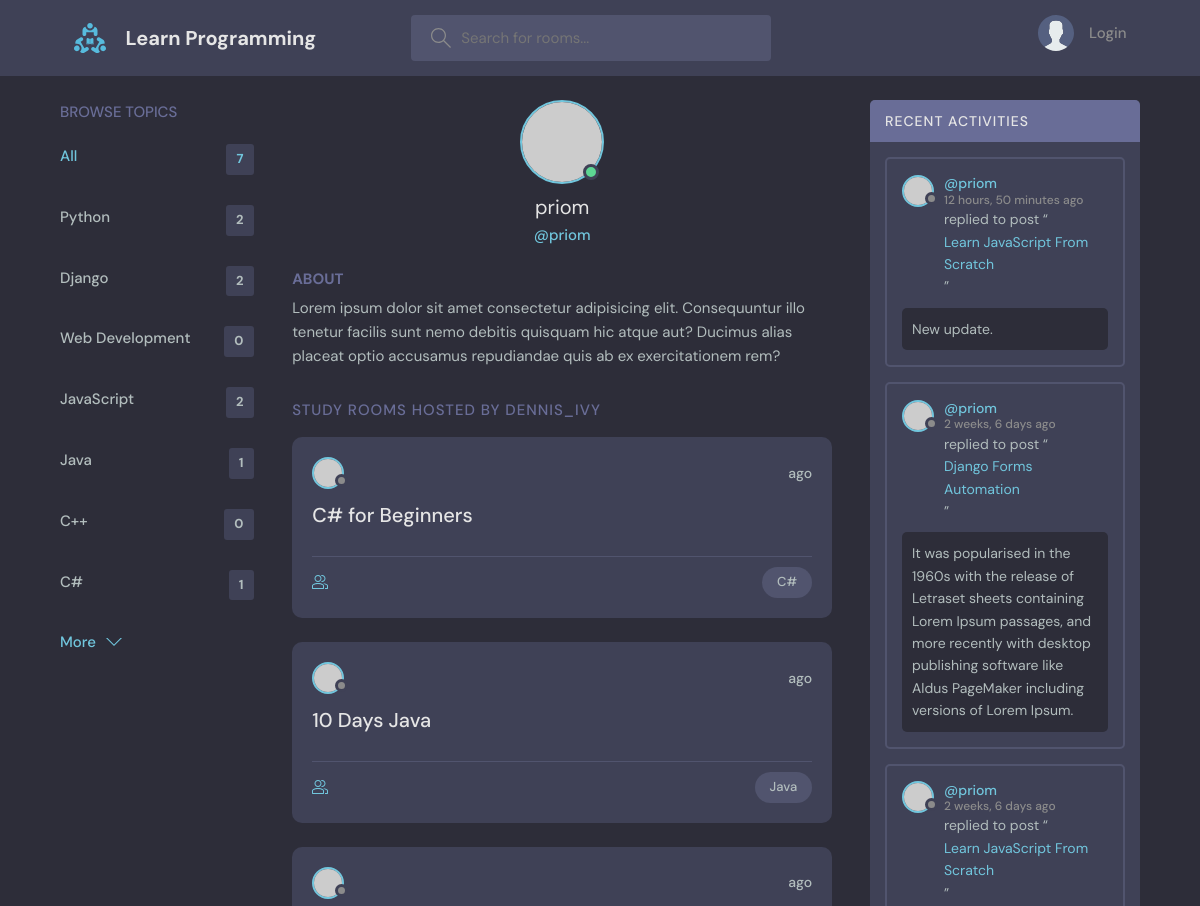
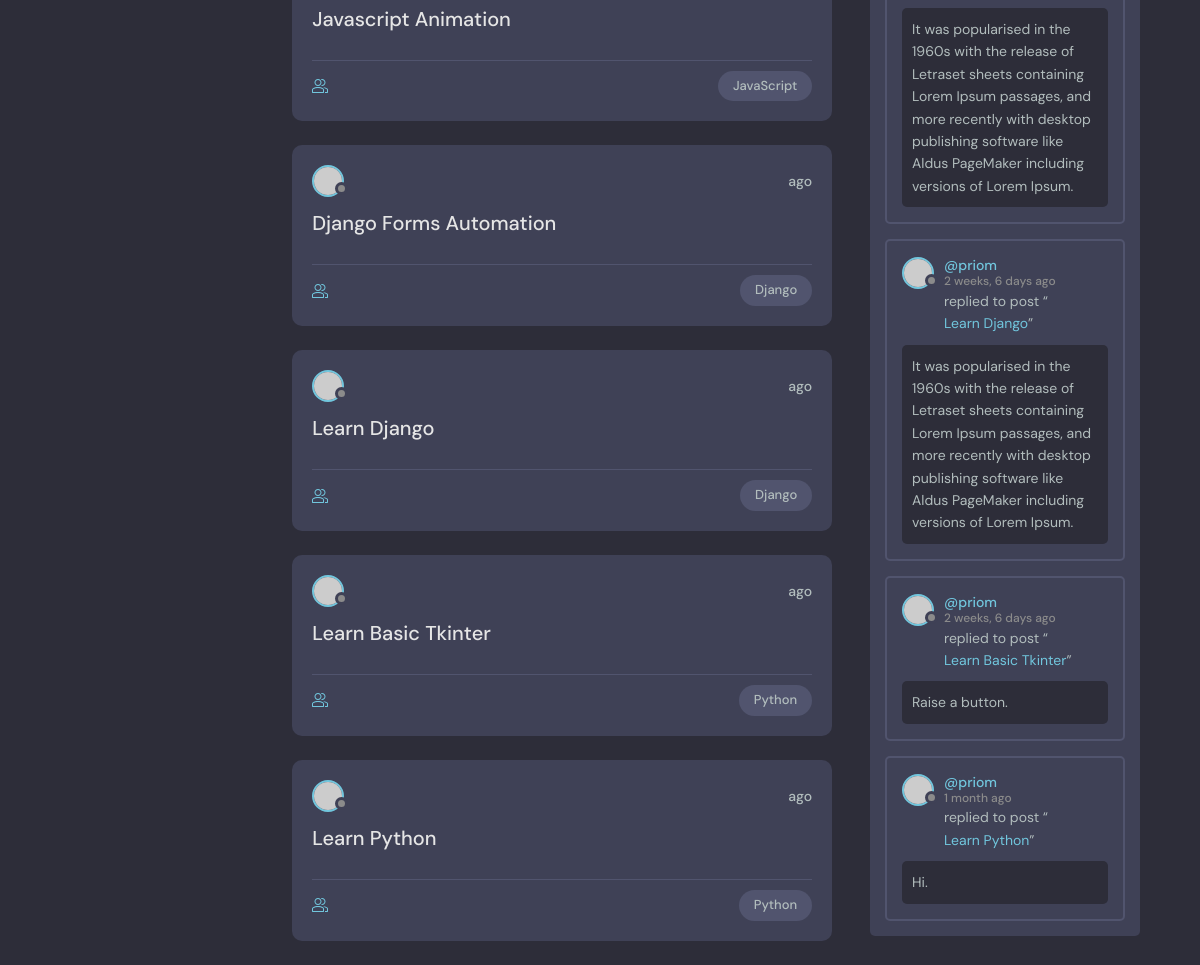
Page /profile/1/ on the committed database (2 pictures, top to bottom).
### base/models.py (models this page shows, shortened)
class Topic(models.Model):
    name = models.CharField(max_length=200)

class Room(models.Model):
    host = models.ForeignKey(User, on_delete=models.SET_NULL, null=True)
    topic = models.ForeignKey(Topic, on_delete=models.SET_NULL, null=True)
    name = models.CharField(max_length=200)
    description = models.TextField(null=True, blank=True)
    participants = models.ManyToManyField(
        User, related_name='participants', blank=True)
    updated = models.DateTimeField(auto_now=True)
    created = models.DateTimeField(auto_now_add=True)
    class Meta:
        ordering = ['-updated', '-created']
    def __str__(self):
        return self.name

class Message(models.Model):
    user = models.ForeignKey(User, on_delete=models.CASCADE)
    room = models.ForeignKey(Room, on_delete=models.CASCADE)
    body = models.TextField()
    updated = models.DateTimeField(auto_now=True)
    created = models.DateTimeField(auto_now_add=True)
    class Meta:
        ordering = ['-updated', '-created']

### base/views.py (the view)
# urls.py: path('profile/<str:pk>/', views.userProfile, name="user-profile"),
def userProfile(request, pk):
    user = User.objects.get(id=pk)
    room = user.room_set.all()
    room_messages = user.message_set.all()
    topics = Topic.objects.all()
    context = {'user': user, 'room': room,
               'room_messages': room_messages, 'topics': topics}
    return render(request, 'base/profile.html', context)

### base/templates/base/profile.html (shortened to what this page needs)
{% extends 'main.html' %}
{% block content %}
<main class="profile-page layout layout--3">
  <div class="container">
    {% include 'base/topics_component.html' %}
    <div class="roomList">
      <div class="profile">
        <div class="profile__avatar">
          <div class="avatar avatar--large active">
            <img src="https://randomuser.me/api/portraits/men/11.jpg" />
          </div>
        </div>
        <div class="profile__info">
          <h3>{{user.username}}</h3>
          <p>@{{user.username}}</p>
        </div>
        <div class="profile__about">
          <h3>About</h3>
          <p>
            Lorem ipsum dolor sit amet consectetur adipisicing elit. Consequuntur illo tenetur
            facilis sunt nemo debitis quisquam hic atque aut? Ducimus alias placeat optio
            accusamus repudiandae quis ab ex exercitationem rem?
          </p>
        </div>
      </div>
      <div class="roomList__header">
        <div>
          <h2>Study Rooms Hosted by dennis_ivy</a>
          </h2>
        </div>
      </div>
      {% include 'base/feed_component.html' %}
    </div>
    {% include 'base/activity_component.html' %}
  </div>
</main>
{% endblock content %}

### base/templates/base/topics_component.html
<div class="topics">
    <div class="topics__header">
        <h2>Browse Topics</h2>
    </div>
    <ul class="topics__list">
        <li>
            <a href="{% url 'home' %}" class="active">All <span>{{topics.count}}</span></a>
        </li>
        {% for topic in topics %}
        <li>
            <a href="{% url 'home' %}?q={{topic.name}}">{{topic.name}} <span>{{topic.room_set.all.count}}</span></a>
        </li>
        {% endfor %}
    </ul>
    <a class="btn btn--link" href="{% url 'topics' %}">
        More
        <svg version="1.1" xmlns="http://www.w3.org/2000/svg" width="32" height="32" viewBox="0 0 32 32">
            <title>chevron-down</title>
            <path d="M16 21l-13-13h-3l16 16 16-16h-3l-13 13z"></path>
        </svg>
    </a>
</div>

### base/templates/base/feed_component.html (shortened to what this page needs)
{% for rooms in room %}
<div class="roomListRoom">
    <div class="roomListRoom__header">
        <a href="{% url 'user-profile' rooms.host.id %}" class="roomListRoom__author">
            <div class="avatar avatar--small">
                <img src="https://randomuser.me/api/portraits/women/11.jpg" />
            </div>
        </a>
        <div class="roomListRoom__actions">
            <span>{{room.created|timesince}} ago</span>
        </div>
    </div>
    <div class="roomListRoom__content">
        <a href="{% url 'room' rooms.id %}">{{rooms.name}}</a>
    </div>
    <div class="roomListRoom__meta">
        <a href="{% url 'room' rooms.id %}" class="roomListRoom__joined">
        </a>
        <p class="roomListRoom__topic">{{rooms.topic.name}}</p>
    </div>
</div>
{% endfor %}

### base/templates/base/activity_component.html (shortened to what this page needs)
<div class="activities">
    <div class="activities__header">
        <h2>Recent Activities</h2>
    </div>
    {% for message in room_messages %}
    <div class="activities__box">
        <div class="activities__boxHeader roomListRoom__header">
            <a href="{% url 'user-profile' message.user.id %}" class="roomListRoom__author">
                <div class="avatar avatar--small">
                    <img src="https://randomuser.me/api/portraits/women/11.jpg" />
                </div>
                <p>
                    @{{message.user}}
                    <span>{{message.created|timesince}} ago</span>
                </p>
            </a>
        </div>
        <div class="activities__boxContent">
            <p>replied to post “<a href="{% url 'room' message.room.id %}">{{message.room}}</a>”</p>
            <div class="activities__boxRoomContent">
                {{message.body}}
            </div>
        </div>
    </div>
    {% endfor %}
</div>

### rows in the picture
Topic: name "Python", room_set.all.count "2"
Topic: name "Django", room_set.all.count "2"
Topic: name "Web Development", room_set.all.count "0"
Topic: name "JavaScript", room_set.all.count "2"
Topic: name "Java", room_set.all.count "1"
Topic: name "C++", room_set.all.count "0"
Topic: name "C#", room_set.all.count "1"
Room: name "C# for Beginners", topic.name "C#"
Room: name "10 Days Java", topic.name "Java"
Room: name "Javascript Animation", topic.name "JavaScript"
Room: name "Django Forms Automation", topic.name "Django"
Room: name "Learn Django", topic.name "Django"
Room: name "Learn Basic Tkinter", topic.name "Python"
Room: name "Learn Python", topic.name "Python"
Message: user "priom", created "12 hours, 50 minutes", room "Learn JavaScript From Scratch", body "New update."
Message: user "priom", created "2 weeks, 6 days", room "Django Forms Automation", body "It was popularised in the 1960s with the release of Letraset sheets containing Lorem Ipsum passages, and more recently with desktop publishing software like Aldus PageMaker including versions of Lorem Ipsum."
Message: user "priom", created "2 weeks, 6 days", room "Learn JavaScript From Scratch", body "It was popularised in the 1960s with the release of Letraset sheets containing Lorem Ipsum passages, and more recently with desktop publishing software like Aldus PageMaker including versions of Lorem Ipsum."
Message: user "priom", created "2 weeks, 6 days", room "Learn Django", body "It was popularised in the 1960s with the release of Letraset sheets containing Lorem Ipsum passages, and more recently with desktop publishing software like Aldus PageMaker including versions of Lorem Ipsum."
Message: user "priom", created "2 weeks, 6 days", room "Learn Basic Tkinter", body "Raise a button."
Message: user "priom", created "1 month", room "Learn Python", body "Hi."

### other values in the picture
{{ topics.count }} "7"
{{ user.username }} "priom"
